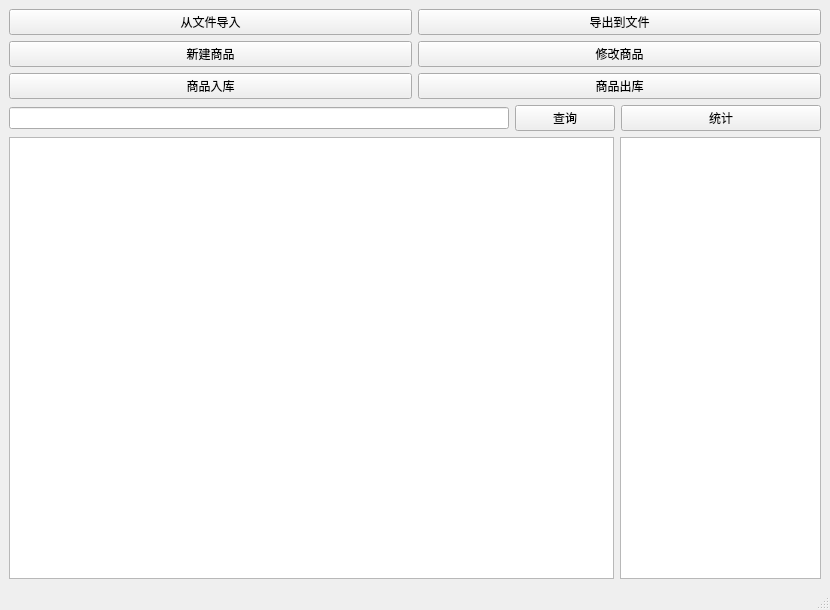
<?xml version="1.0" encoding="UTF-8"?>
<ui version="4.0">
 <class>MainWindow</class>
 <widget class="QMainWindow" name="MainWindow">
  <property name="geometry">
   <rect>
    <x>0</x>
    <y>0</y>
    <width>830</width>
    <height>610</height>
   </rect>
  </property>
  <property name="windowTitle">
   <string>MainWindow</string>
  </property>
  <widget class="QWidget" name="centralwidget">
   <layout class="QGridLayout" name="gridLayout" rowstretch="1,1,5">
    <item row="1" column="0">
     <layout class="QHBoxLayout" name="horizontalLayout_2" stretch="5,1,2">
      <item>
       <widget class="QLineEdit" name="searchContent"/>
      </item>
      <item>
       <widget class="QPushButton" name="search">
        <property name="text">
         <string>查询</string>
        </property>
       </widget>
      </item>
      <item>
       <widget class="QPushButton" name="stat">
        <property name="sizePolicy">
         <sizepolicy hsizetype="Minimum" vsizetype="Fixed">
          <horstretch>0</horstretch>
          <verstretch>0</verstretch>
         </sizepolicy>
        </property>
        <property name="text">
         <string>统计</string>
        </property>
       </widget>
      </item>
     </layout>
    </item>
    <item row="2" column="0">
     <layout class="QHBoxLayout" name="horizontalLayout" stretch="3,1">
      <item>
       <widget class="QTableView" name="firstTableView">
        <property name="font">
         <font>
          <family>微软雅黑</family>
         </font>
        </property>
       </widget>
      </item>
      <item>
       <widget class="QTableView" name="SecondTableView"/>
      </item>
     </layout>
    </item>
    <item row="0" column="0">
     <layout class="QHBoxLayout" name="horizontalLayout_3">
      <item>
       <layout class="QVBoxLayout" name="verticalLayout">
        <item>
         <widget class="QPushButton" name="importFrom">
          <property name="sizePolicy">
           <sizepolicy hsizetype="Minimum" vsizetype="Fixed">
            <horstretch>0</horstretch>
            <verstretch>0</verstretch>
           </sizepolicy>
          </property>
          <property name="text">
           <string>从文件导入</string>
          </property>
         </widget>
        </item>
        <item>
         <widget class="QPushButton" name="create">
          <property name="text">
           <string>新建商品</string>
          </property>
         </widget>
        </item>
        <item>
         <widget class="QPushButton" name="in">
          <property name="text">
           <string>商品入库</string>
          </property>
         </widget>
        </item>
       </layout>
      </item>
      <item>
       <layout class="QVBoxLayout" name="verticalLayout_2">
        <item>
         <widget class="QPushButton" name="exportTo">
          <property name="text">
           <string>导出到文件</string>
          </property>
         </widget>
        </item>
        <item>
         <widget class="QPushButton" name="change">
          <property name="text">
           <string>修改商品</string>
          </property>
         </widget>
        </item>
        <item>
         <widget class="QPushButton" name="out">
          <property name="text">
           <string>商品出库</string>
          </property>
         </widget>
        </item>
       </layout>
      </item>
     </layout>
    </item>
   </layout>
  </widget>
  <widget class="QMenuBar" name="menubar">
   <property name="geometry">
    <rect>
     <x>0</x>
     <y>0</y>
     <width>830</width>
     <height>23</height>
    </rect>
   </property>
  </widget>
  <widget class="QStatusBar" name="statusbar"/>
 </widget>
 <resources/>
 <connections/>
</ui>
